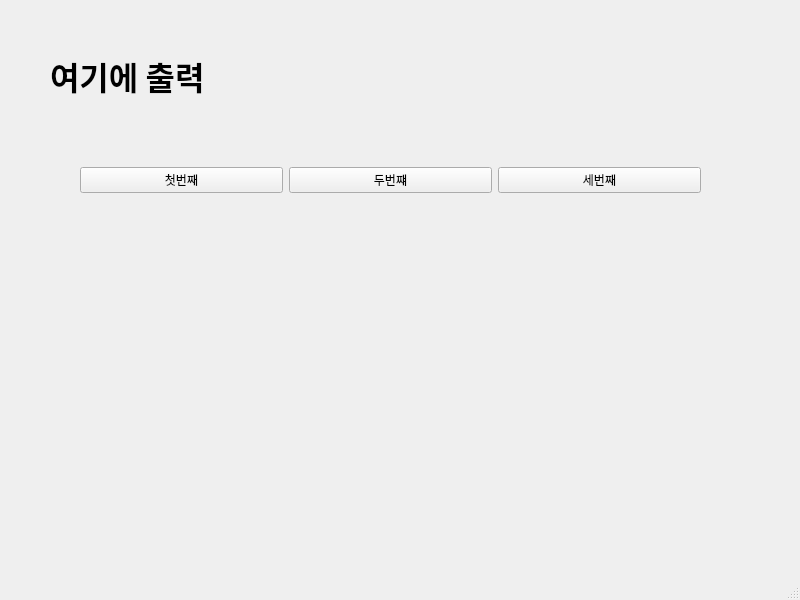
<?xml version="1.0" encoding="UTF-8"?>
<ui version="4.0">
 <class>MainWindow</class>
 <widget class="QMainWindow" name="MainWindow">
  <property name="geometry">
   <rect>
    <x>0</x>
    <y>0</y>
    <width>800</width>
    <height>600</height>
   </rect>
  </property>
  <property name="windowTitle">
   <string>MainWindow</string>
  </property>
  <widget class="QWidget" name="centralwidget">
   <widget class="QWidget" name="horizontalLayoutWidget">
    <property name="geometry">
     <rect>
      <x>80</x>
      <y>140</y>
      <width>621</width>
      <height>80</height>
     </rect>
    </property>
    <layout class="QHBoxLayout" name="horizontalLayout">
     <item>
      <widget class="QPushButton" name="pushButton_3">
       <property name="text">
        <string>첫번째</string>
       </property>
      </widget>
     </item>
     <item>
      <widget class="QPushButton" name="pushButton_2">
       <property name="text">
        <string>두번쨰</string>
       </property>
      </widget>
     </item>
     <item>
      <widget class="QPushButton" name="pushButton">
       <property name="text">
        <string>세번째</string>
       </property>
      </widget>
     </item>
    </layout>
   </widget>
   <widget class="QLabel" name="label">
    <property name="geometry">
     <rect>
      <x>50</x>
      <y>40</y>
      <width>691</width>
      <height>71</height>
     </rect>
    </property>
    <property name="font">
     <font>
      <family>맑은 고딕</family>
      <pointsize>24</pointsize>
      <weight>75</weight>
      <bold>true</bold>
     </font>
    </property>
    <property name="text">
     <string>여기에 출력</string>
    </property>
   </widget>
  </widget>
  <widget class="QMenuBar" name="menubar">
   <property name="geometry">
    <rect>
     <x>0</x>
     <y>0</y>
     <width>800</width>
     <height>26</height>
    </rect>
   </property>
  </widget>
  <widget class="QStatusBar" name="statusbar"/>
 </widget>
 <resources/>
 <connections>
  <connection>
   <sender>pushButton_3</sender>
   <signal>clicked()</signal>
   <receiver>MainWindow</receiver>
   <slot>firstClick()</slot>
   <hints>
    <hint type="sourcelabel">
     <x>200</x>
     <y>219</y>
    </hint>
    <hint type="destinationlabel">
     <x>213</x>
     <y>335</y>
    </hint>
   </hints>
  </connection>
  <connection>
   <sender>pushButton_2</sender>
   <signal>clicked()</signal>
   <receiver>MainWindow</receiver>
   <slot>secondClick()</slot>
   <hints>
    <hint type="sourcelabel">
     <x>389</x>
     <y>204</y>
    </hint>
    <hint type="destinationlabel">
     <x>385</x>
     <y>330</y>
    </hint>
   </hints>
  </connection>
  <connection>
   <sender>pushButton</sender>
   <signal>clicked()</signal>
   <receiver>MainWindow</receiver>
   <slot>thirdClick()</slot>
   <hints>
    <hint type="sourcelabel">
     <x>612</x>
     <y>209</y>
    </hint>
    <hint type="destinationlabel">
     <x>606</x>
     <y>340</y>
    </hint>
   </hints>
  </connection>
 </connections>
 <slots>
  <slot>firstClick()</slot>
  <slot>secondClick()</slot>
  <slot>thirdClick()</slot>
 </slots>
</ui>
